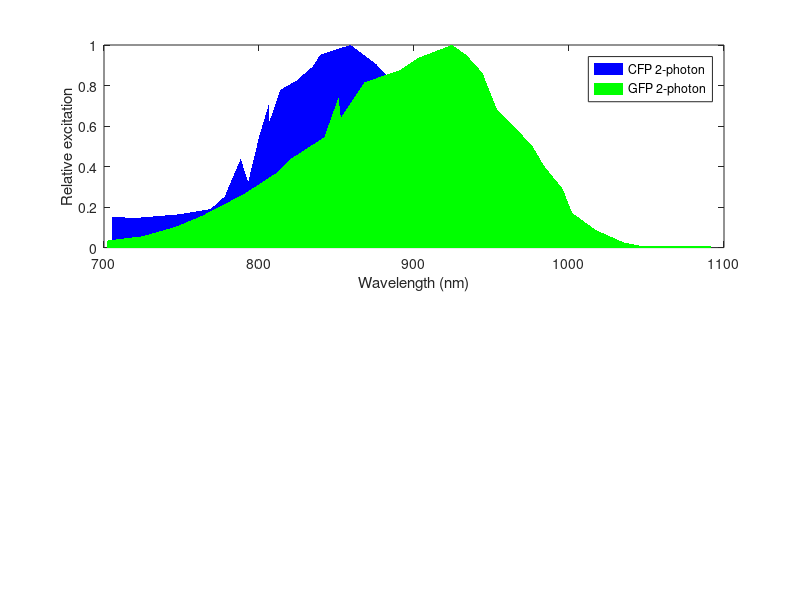

The MATLAB source for this figure: (Note: this script raises an error after producing the figure.)
clear 
load('2p1pexcitationspectra.mat')

%clip spectra
cfp1p = cfp1p(lamcfp1p > 350 & lamcfp1p < 560);
gfp1p = gfp1p(lamgfp1p > 350 & lamgfp1p < 560);
lamgfp1p = lamgfp1p(lamgfp1p > 350 & lamgfp1p < 560);
lamcfp1p = lamcfp1p(lamcfp1p > 350 & lamcfp1p < 560);

cfp2p = cfp2p(lamcfp2p > 700);
gfp2p = gfp2p(lamgfp2p > 700);
lamgfp2p = lamgfp2p(lamgfp2p > 700);
lamcfp2p = lamcfp2p(lamcfp2p > 700);




figure(1)
subplot(2,1,1)
h1 = area (lamcfp2p, cfp2p);
hold on
h2 = area (lamgfp2p, gfp2p);
hold off
legend('CFP 2-photon','GFP 2-photon')
ylabel('Relative excitation')
xlabel('Wavelength (nm)')
set(h1,'EdgeColor', 'none','FaceColor', [0 0 1]);
set(h2,'EdgeColor', 'none', 'FaceColor', [0 1 0]);
alpha(0.7)

subplot(2,1,2)
h1 = area (lamcfp1p, cfp1p);
hold on
h2 = area (lamgfp1p, gfp1p);
hold off
legend('CFP 1-photon','GFP 1-photon')
ylabel('Relative excitation')
xlabel('Wavelength (nm)')
set(h1,'EdgeColor', 'none','FaceColor', [0 0 1]);
set(h2,'EdgeColor', 'none', 'FaceColor', [0 1 0]);
alpha(0.7)

